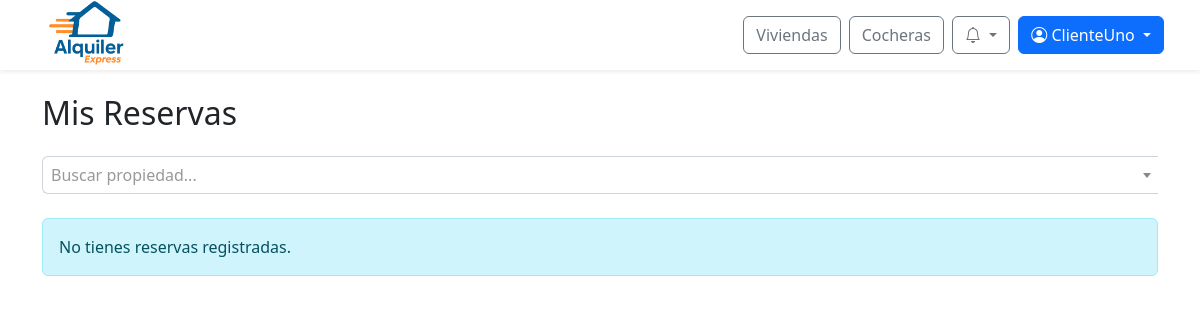
Before: /reservas/ (signed in) with the older database file.
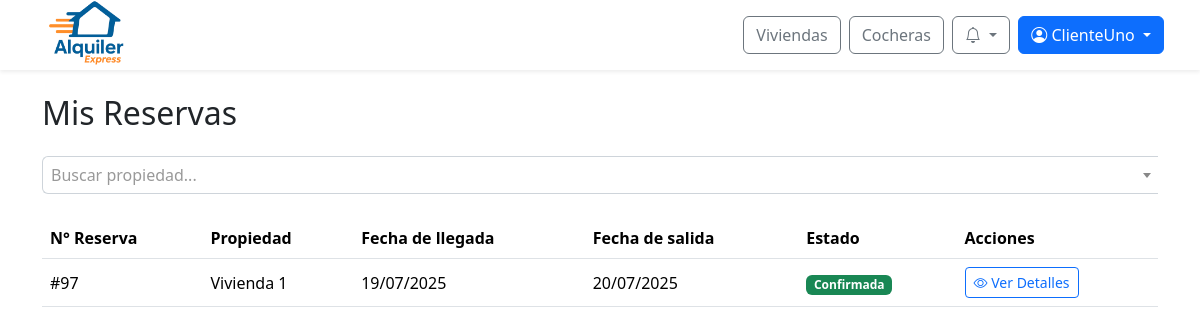
After: the same page with the newer database file.
### web/models.py (models this page shows, shortened)
class Reserva(models.Model):
    id_reserva = models.AutoField(primary_key=True)
    fecha_inicio = models.DateTimeField(default=timezone.now)
    fecha_fin = models.DateTimeField()
    precio_total = models.DecimalField(max_digits=10, decimal_places=2)
    estado = models.ForeignKey(Estado, on_delete=models.SET_NULL, null=True)  # Aquí está el estado FK
    inmueble = models.ForeignKey(Inmueble, null=True, blank=True, on_delete=models.SET_NULL)
    cochera = models.ForeignKey(Cochera, null=True, blank=True, on_delete=models.SET_NULL)
    descripcion = models.TextField()
    creada_en = models.DateTimeField(default=timezone.now)
    aprobada_en = models.DateTimeField(null=True, blank=True)
    cantidad_adultos = models.PositiveIntegerField(default=1, verbose_name="Cantidad de adultos")
    cantidad_ninos = models.PositiveIntegerField(default=0, verbose_name="Cantidad de niños")
    patente = models.CharField(max_length=20, null=True, blank=True, verbose_name="Patente del vehículo")

class Inmueble(models.Model):
    id_inmueble = models.AutoField(primary_key=True)
    nombre = models.CharField(max_length=100, unique=True)
    direccion = models.TextField()
    provincia = models.ForeignKey(Provincia, on_delete=models.SET_NULL, null=True)
    ciudad = models.ForeignKey(Ciudad, on_delete=models.SET_NULL, null=True)
    descripcion = models.TextField()
    cantidad_banios = models.IntegerField()
    cantidad_ambientes = models.IntegerField()
    cantidad_camas = models.IntegerField()
    cantidad_huespedes = models.IntegerField()
    precio_por_dia = models.DecimalField(max_digits=10, decimal_places=2)
    politica_cancelacion = models.TextField()
    fecha_publicacion = models.DateField()
    cochera = models.ForeignKey(Cochera, null=True, blank=True, on_delete=models.SET_NULL)
    estado = models.ForeignKey(Estado, on_delete=models.SET_NULL, null=True)
    empleado = models.ForeignKey(Perfil, null=True, blank=True, on_delete=models.SET_NULL)
    minimo_dias_alquiler = models.PositiveIntegerField(default=1, verbose_name="Mínimo de días de alquiler")
    def __str__(self):
        return self.nombre

class Estado(models.Model):
    id_estado = models.AutoField(primary_key=True)
    nombre = models.CharField(max_length=100)

### web/views/viewsReservas.py (the view, shortened to what this page needs)
# urls.py: path('reservas/', viewsReservas.reservas_usuario, name='reservas_usuario'),
@login_required
def reservas_usuario(request):
    perfil = request.user.perfil
    reservas = Reserva.objects.filter(
        clienteinmueble__cliente=perfil
    ).order_by('-fecha_inicio')
    filtro_propiedad = request.GET.get('propiedad')
    inmuebles_disponibles = Inmueble.objects.filter(
        reserva__clienteinmueble__cliente=perfil
    ).distinct().order_by('nombre')
    cocheras_disponibles = Cochera.objects.filter(
        reserva__clienteinmueble__cliente=perfil
    ).distinct().order_by('nombre')
    return render(request, 'reservas.html', {
        'reservas': reservas,
        'inmuebles_disponibles': inmuebles_disponibles,
        'cocheras_disponibles': cocheras_disponibles
    })

### web/authentication.py (called while the page is built)
    def get_user(self, user_id):
        try:
            return User.objects.get(pk=user_id)
        except User.DoesNotExist:
            return None

### web/context_processors.py (called while the page is built)
def notifications(request):
    if request.user.is_authenticated:
        try:
            return {
                'notificaciones': request.user.perfil.notificacion_set.order_by('-fecha_creacion')[:10],
                'notificaciones_no_leidas': request.user.perfil.notificacion_set.filter(leido=False).count()
            }
        except Exception:
            return {}
    return {}

def is_client_context(request):
    return {'is_client': is_client(request.user)}

### web/templatetags/user_groups.py (called while the page is built)
@register.filter(name='has_group')
def has_group(user, group_name):
    if not user.is_authenticated:
        return False
    return user.groups.filter(name=group_name).exists()

### web/utils.py (called while the page is built)
def is_client(user):
    return user.is_authenticated and user.groups.filter(name="cliente").exists()

### web/templates/reservas.html (shortened to what this page needs)
{% extends 'base/base.html' %}
{% load static %}
{% block extra_css %}
<link href="https://cdn.jsdelivr.net/npm/select2@4.1.0-rc.0/dist/css/select2.min.css" rel="stylesheet" />
{% endblock %}
{% block content %}
<div class="container pt-4" style="margin-top: 70px;">
  <h2 class="mb-4">Mis Reservas</h2>
  <div class="row mb-4">
    <div class="col-12">
      <form method="GET" id="filtro-form">
      </form>
    </div>
  </div>
  {% if reservas %}
    <div class="table-responsive">
      <table class="table table-hover align-middle">
        <thead>
          <tr>
            <th>N° Reserva</th>
            <th>Propiedad</th>
            <th>Fecha de llegada</th>
            <th>Fecha de salida</th>
            <th>Estado</th>
            <th>Acciones</th>
          </tr>
        </thead>
        <tbody>
          {% for reserva in reservas %}
          <tr>
            <td>
              #{{ reserva.id_reserva }}
            </td>
            <td>
              {% if reserva.inmueble %}
                {{ reserva.inmueble }}
              {% elif reserva.cochera %}
                {{ reserva.cochera }}
              {% else %}
                -
              {% endif %}
            </td>
            <td>{{ reserva.fecha_inicio|date:"d/m/Y" }}
            </td>
            <td>{{ reserva.fecha_fin|date:"d/m/Y" }}
            </td>
            <td>
              <span class="badge
                {% if reserva.estado.nombre == 'Confirmada' %}bg-success
                {% elif reserva.estado.nombre == 'Cancelada' %}bg-danger
                {% elif reserva.estado.nombre == 'Rechazada' %}bg-secondary
                {% elif reserva.estado.nombre == 'Pagada' %}bg-info
                {% elif reserva.estado.nombre == 'Aprobada' %}bg-primary
                {% elif reserva.estado.nombre == 'Pendiente' or reserva.estado.nombre == 'Concurrente' %}bg-warning
                {% elif reserva.estado.nombre == 'Finalizada' %}bg-dark
                {% else %}bg-warning{% endif %}">
                {% if reserva.estado.nombre == 'Concurrente' %}Pendiente{% else %}{{ reserva.estado.nombre }}{% endif %}
              </span>
            </td>
            <td>
              <a href="{% url 'ver_detalle_reserva' reserva.id_reserva %}" class="btn btn-outline-primary btn-sm">
                <i class="bi bi-eye"></i> Ver Detalles
              </a>
            </td>
          </tr>
          {% endfor %}
        </tbody>
      </table>
    </div>
  {% else %}
    <div class="alert alert-info">
      {% if request.GET.propiedad %}
        No tienes reservas para la propiedad seleccionada.
      {% else %}
        No tienes reservas registradas.
      {% endif %}
    </div>
  {% endif %}
</div>
{% endblock %}

Changed rows visible on the page:
added Reserva: id_reserva "97", inmueble "Vivienda 1", fecha_inicio "19/07/2025", fecha_fin "20/07/2025", estado.nombre "Confirmada"
Other visible differences:
text no longer shown: "No tienes reservas registradas."
text now shown: "N° Reserva Propiedad Fecha de llegada Fecha de salida Estado Acciones"
